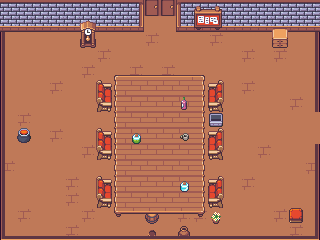

A 2D game scene composited from a Tiled map and its tileset images. What follows is a short description and the map's XML, with every tile layer's data as written:
An orthogonal 20x15 tile map with 16x16 px tiles, 4 tile layers (Desen Katmanı 1, Desen Katmanı 3, Desen Katmanı 2, Desen Katmanı 4).

<map version="1.10" tiledversion="1.12.1" orientation="orthogonal" renderorder="right-down" width="20" height="15" tilewidth="16" tileheight="16" infinite="0" nextlayerid="5" nextobjectid="1">
 <tileset firstgid="1" source="interior_tiles.tsx" />
 <layer id="1" name="Desen Katmanı 1" width="20" height="15">
  <data encoding="csv">
97,97,97,97,97,97,97,97,97,218,218,97,97,97,97,97,97,97,97,97,
145,145,145,145,145,145,145,145,145,289,289,145,145,145,145,145,145,145,145,145,
289,289,289,289,289,289,289,289,289,290,289,289,289,290,289,289,289,290,289,289,
289,289,289,289,289,289,290,289,289,289,289,289,289,289,289,290,289,290,289,289,
289,289,289,289,289,290,289,289,290,289,290,289,289,289,289,289,289,289,289,289,
289,289,289,290,289,289,289,289,289,289,290,289,289,289,289,290,289,289,289,289,
289,289,289,289,289,289,289,289,289,289,289,289,289,289,289,289,289,289,290,289,
289,290,289,289,289,289,289,289,289,289,289,289,289,289,289,289,289,289,289,289,
289,289,289,290,289,289,289,289,289,290,289,289,289,289,289,289,289,289,289,289,
289,289,289,289,289,290,289,289,289,289,289,290,289,290,289,289,290,289,289,289,
290,289,289,289,289,289,289,289,289,289,289,289,289,289,289,289,289,289,289,290,
289,289,289,289,290,289,289,289,289,289,290,289,289,289,289,290,289,289,289,289,
289,289,289,289,290,289,290,289,289,289,289,289,289,289,289,289,289,289,289,289,
289,290,289,289,289,290,289,289,289,289,289,290,290,289,289,289,289,290,289,289,
289,289,289,289,290,289,289,289,289,289,289,289,289,289,289,289,289,289,290,289
</data>
 </layer>
 <layer id="3" name="Desen Katmanı 3" width="20" height="15">
  <data encoding="csv">
0,0,0,0,0,0,0,0,0,0,0,0,0,0,0,0,0,0,0,0,
0,0,0,0,0,0,0,0,0,0,0,0,0,0,0,0,0,595,0,0,
0,0,0,0,0,0,0,0,0,0,0,0,0,0,0,0,0,643,0,0,
0,0,0,0,0,0,0,0,0,0,0,0,0,0,0,0,0,0,0,0,
0,0,0,0,0,0,0,0,0,0,0,0,0,0,0,0,0,0,0,0,
0,0,0,0,0,0,0,0,0,0,0,0,0,0,0,0,0,0,0,0,
0,0,0,0,0,0,0,0,0,0,0,0,0,0,0,0,0,0,0,0,
0,0,0,0,0,0,0,0,0,0,0,0,0,0,0,0,0,0,0,0,
0,0,0,0,0,0,0,0,0,0,0,0,0,0,0,0,0,0,0,0,
0,0,0,0,0,0,0,0,0,0,0,0,0,0,0,0,0,0,0,0,
0,0,0,0,0,0,0,0,0,0,0,0,0,0,0,0,0,0,0,0,
0,0,0,0,0,0,0,0,0,0,0,0,0,0,0,0,0,0,0,0,
0,0,0,0,0,0,0,0,0,0,0,0,0,0,0,0,0,0,0,0,
0,0,0,0,0,0,0,0,0,738,0,0,0,0,0,0,0,0,0,0,
0,0,0,0,0,0,0,0,0,737,0,644,0,0,0,0,0,0,0,0
</data>
 </layer>
 <layer id="2" name="Desen Katmanı 2" width="20" height="15">
  <data encoding="csv">
0,0,0,0,0,0,0,0,196,0,0,194,0,0,0,0,0,0,0,0,
0,0,0,0,0,0,0,0,244,0,0,242,0,0,0,0,0,0,0,0,
629,0,0,0,0,0,0,0,0,0,0,0,0,0,0,0,0,0,0,625,
629,0,0,0,0,0,0,0,0,0,0,0,0,0,0,0,0,0,0,625,
629,0,0,0,0,0,0,205,206,206,206,206,207,0,0,0,0,0,0,625,
629,0,0,0,0,0,589,253,254,254,254,254,255,590,0,0,0,0,0,625,
629,0,0,0,0,0,637,253,254,254,254,254,255,638,0,0,0,0,0,625,
629,0,0,0,0,0,0,253,254,254,254,254,255,0,0,0,0,0,0,0,
629,0,0,0,0,0,589,253,254,254,254,254,255,590,0,0,0,0,0,0,
629,0,0,0,0,0,637,253,254,254,254,254,255,638,0,0,0,0,0,625,
629,0,0,0,0,0,0,253,254,254,254,254,255,0,0,0,0,0,0,625,
629,0,0,0,0,0,589,253,254,254,254,254,255,590,0,0,0,0,0,625,
629,0,0,0,0,0,637,253,254,254,254,254,255,638,0,0,0,0,0,625,
629,0,0,0,0,0,0,301,302,302,302,302,303,547,0,0,0,0,0,625,
580,531,531,531,531,531,531,531,531,531,531,531,531,531,531,531,531,531,531,578
</data>
 </layer>
 <layer id="4" name="Desen Katmanı 4" width="20" height="15">
  <data encoding="csv">
0,0,0,0,0,0,0,0,0,0,0,0,555,556,0,0,0,0,0,0,
0,0,0,0,0,654,0,0,0,0,0,0,603,604,0,0,0,0,0,0,
0,0,0,0,0,702,0,0,0,0,0,0,0,0,0,0,0,0,0,0,
0,0,0,0,0,0,0,0,0,0,0,0,0,0,0,0,0,0,0,0,
0,0,0,0,0,0,0,0,0,0,0,0,0,0,0,0,0,0,0,0,
0,0,0,0,0,0,0,0,0,0,0,0,0,0,0,0,0,0,0,0,
0,0,0,0,0,0,0,0,0,0,0,504,0,0,0,0,0,0,0,0,
0,0,0,0,0,0,0,0,0,0,0,0,0,68,0,0,0,0,0,0,
0,631,0,0,0,0,0,0,408,0,0,264,0,0,0,0,0,0,0,0,
0,0,0,0,0,0,0,0,0,0,0,0,0,0,0,0,0,0,0,0,
0,0,0,0,0,0,0,0,0,0,0,0,0,0,0,0,0,0,0,0,
0,0,0,0,0,0,0,0,0,0,0,312,0,0,0,0,0,0,0,0,
0,0,0,0,0,0,0,0,0,0,0,0,0,0,0,0,0,0,0,0,
0,0,0,0,0,0,0,0,0,0,0,0,0,0,0,0,0,0,160,0,
0,0,0,0,0,0,0,0,0,0,0,0,0,0,0,0,0,0,0,0
</data>
 </layer>
</map>
